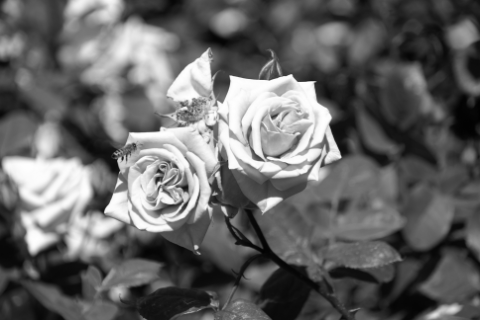
//> input picture rose.bmp, 480 x 320 px
$ ./main   (built with g++ and OpenCV 4)
//> lines starting //> are read from the running program, lines starting //| are printed output that depends on the picture
#include <opencv2/opencv.hpp>
#include <iostream>

using namespace cv;
using namespace std;

int main(void)
{
    // 1. 이미지 로드
    Mat src = imread("rose.bmp", IMREAD_GRAYSCALE);
//> src is the input picture: 320 rows x 480 cols, CV_8UC1; min 2, max 254, mean 101.5
    if (src.empty()) {
        cerr << "Image load failed!" << endl;
        return -1;
    }

    // 조건 1: 제시된 3x3 소벨 필터 마스크 정의
    float data[] = {
        -1.0f,  0.0f,  1.0f,
        -2.0f,  0.0f,  2.0f,
        -1.0f,  0.0f,  1.0f
    };
    Mat sobel_kernel(3, 3, CV_32FC1, data);

    Mat dst_0;
    Mat dst_128;

    // 조건 2: delta 매개변수를 0과 128 두 가지로 설정하여 각각 연산
    filter2D(src, dst_0, -1, sobel_kernel, Point(-1, -1), 0);
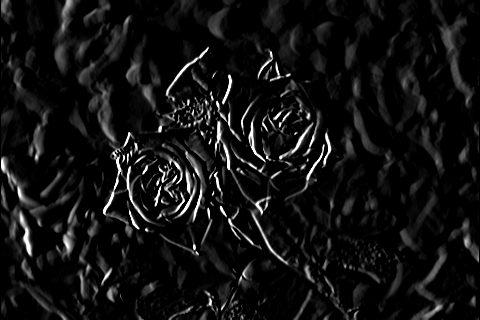
//> dst_0: 320 rows x 480 cols, CV_8UC1; min 0, max 255, mean 17.8
    filter2D(src, dst_128, -1, sobel_kernel, Point(-1, -1), 128);
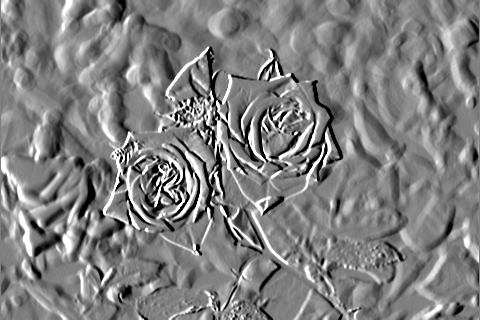
//> dst_128: 320 rows x 480 cols, CV_8UC1; min 0, max 255, mean 127.6

    // 결과 출력
    imshow("src", src);
    imshow("dst (delta = 0)", dst_0);
    imshow("dst (delta = 128)", dst_128);
    waitKey();

    return 0;
}
